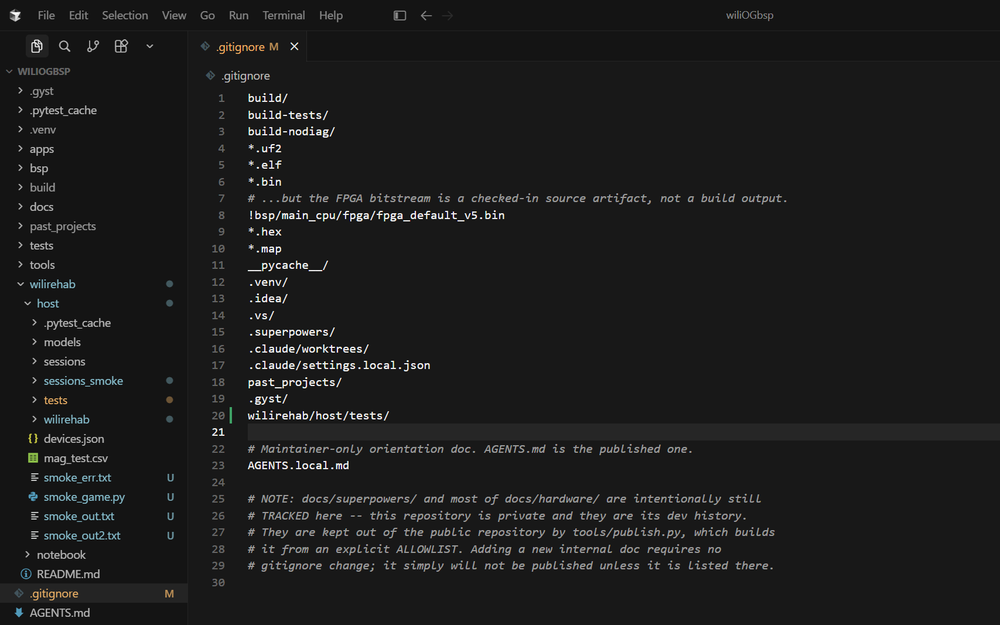
#> input picture wilirehab/host/smoke_shot.png, 1000 x 625 px, shrunk from 1707 x 1067 before the run
$ python -i og_theme.py   (imports and definitions only)
#> lines starting #> are read from the running program, lines starting #| are printed output that depends on the picture
#> further down, picture is the input picture: PIL image 1000x625 RGBA; mean R, G, B, A 28, 28.1, 28.1, 255
"""Colours for the OG screen: a dark theme and a light one.

The dark values are the ones in ui.py (the PC windows); a test keeps them equal, so the
OG and the laptop look like one product. This module does not import ui because ui needs
Tk, and the OG screen is drawn with Pillow only.

The games are drawn by the PC window in dark colours only. `light_variant` turns such a
picture into a light one for the OG: it inverts the brightness and turns the hue back, so
a dark panel becomes a light one while red stays red and blue stays blue. It is an
approximation (a bright ball becomes a dark ball), not a second palette.
"""
from __future__ import annotations

from dataclasses import dataclass

from PIL import Image, ImageOps


@dataclass(frozen=True)
class Theme:
    name: str
    bg: str
    surface: str
    surface_top: str      # the lit top edge of a panel
    raised: str           # selected rows
    line: str             # hairlines
    fg: str
    dim: str
    faint: str
    accent: str


DARK = Theme("dark", bg="#0b0e12", surface="#12171d", surface_top="#181f27", raised="#1d252e",
             line="#2a343f", fg="#e8ecf1", dim="#8b95a1", faint="#5a6572", accent="#5ba4b0")

LIGHT = Theme("light", bg="#f1f4f8", surface="#ffffff", surface_top="#ffffff", raised="#e3e9f0",
              line="#c9d2dc", fg="#14181d", dim="#56616d", faint="#8a95a1", accent="#2b7a88")

THEMES = {"dark": DARK, "light": LIGHT}


def other(name: str) -> str:
    """The theme to switch to from `name`."""
    return "light" if name == "dark" else "dark"


def rgb(hex_color: str) -> tuple:
    h = hex_color.lstrip("#")
    return int(h[0:2], 16), int(h[2:4], 16), int(h[4:6], 16)


def mix(a: str, b: str, t: float) -> str:
    """Colour a at t=0 fading to colour b at t=1 (same as ui.mix)."""
    t = max(0.0, min(1.0, t))
    ra, ga, ba = rgb(a)
    rb, gb, bb = rgb(b)
    return "#%02x%02x%02x" % (round(ra + (rb - ra) * t), round(ga + (gb - ga) * t),
                              round(ba + (bb - ba) * t))


def light_variant(img: Image.Image) -> Image.Image:
    """A light version of a dark picture: brightness inverted, hue kept."""
    inverted = ImageOps.invert(img.convert("RGB"))
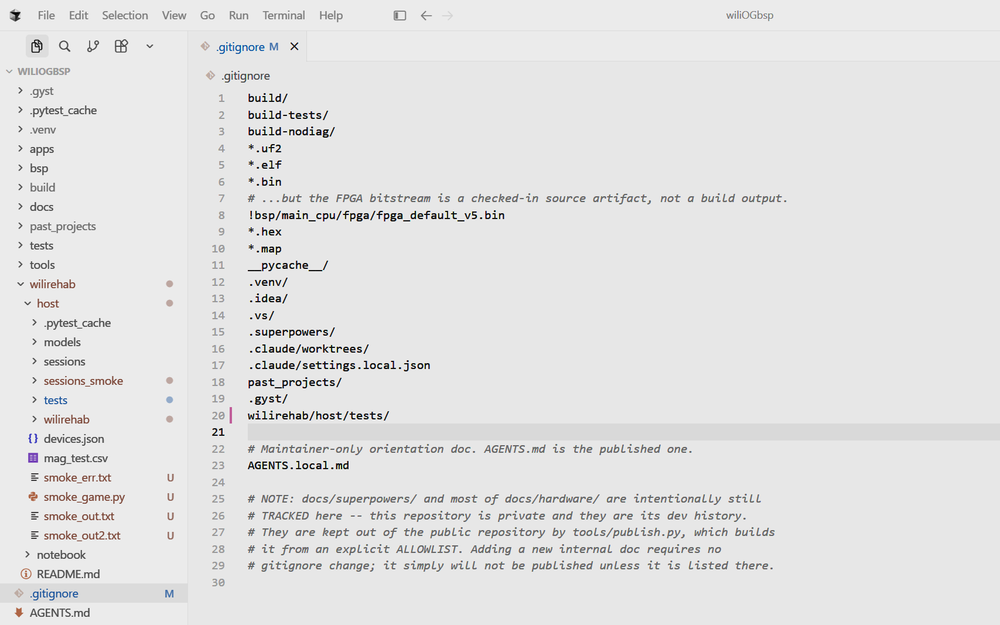
#> inverted: PIL image 1000x625 RGB; mean R, G, B 227, 226.9, 226.9
    h, s, v = inverted.convert("HSV").split()
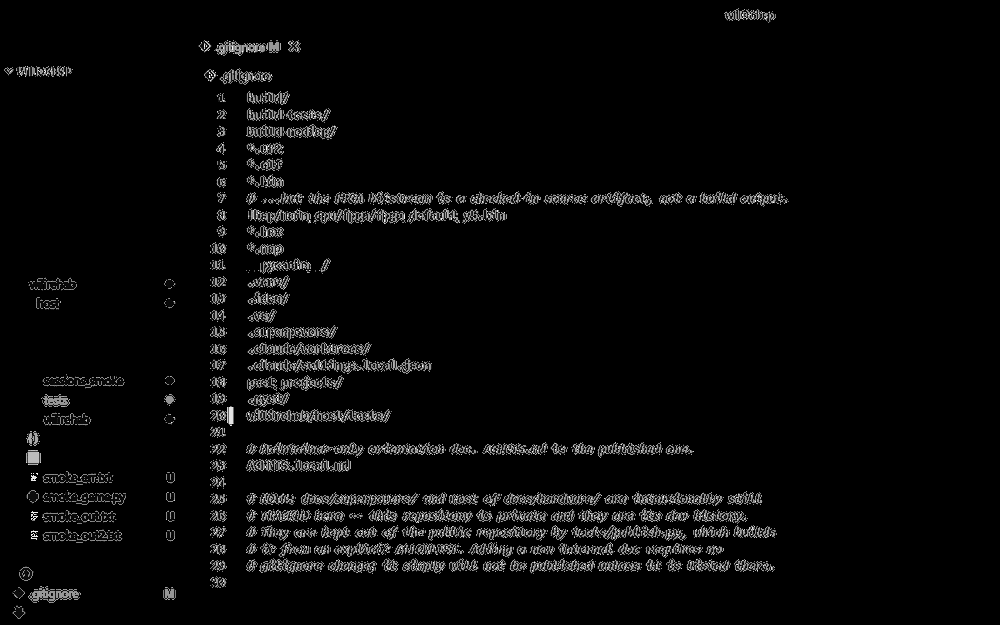
#> h: PIL image 1000x625 L; min 0, max 253, mean 8.3
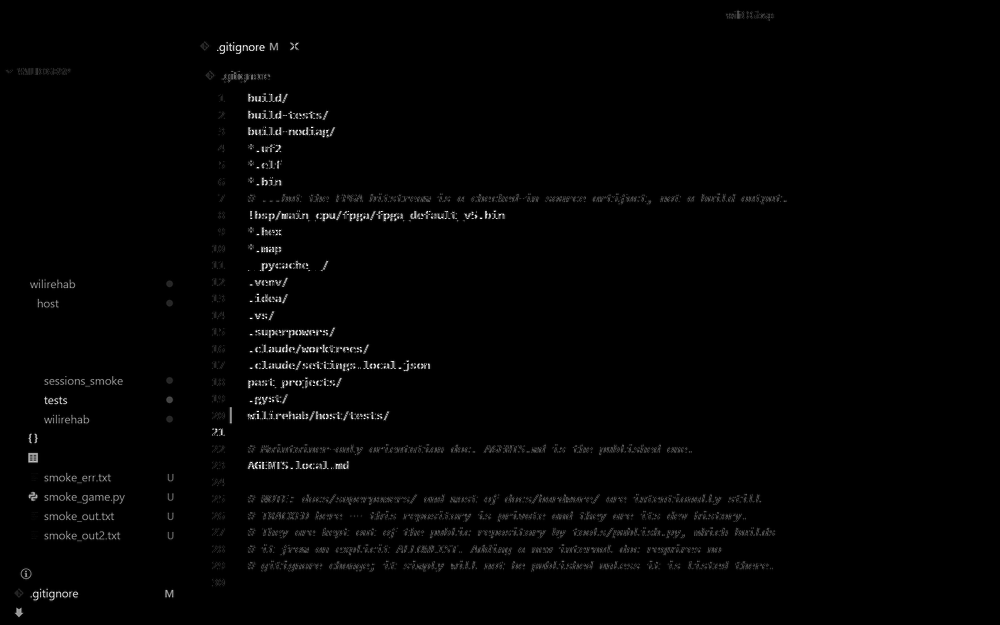
#> s: PIL image 1000x625 L; min 0, max 255, mean 2.9
    h = h.point(lambda x: (x + 128) % 256)          # inverting a colour also turns its hue
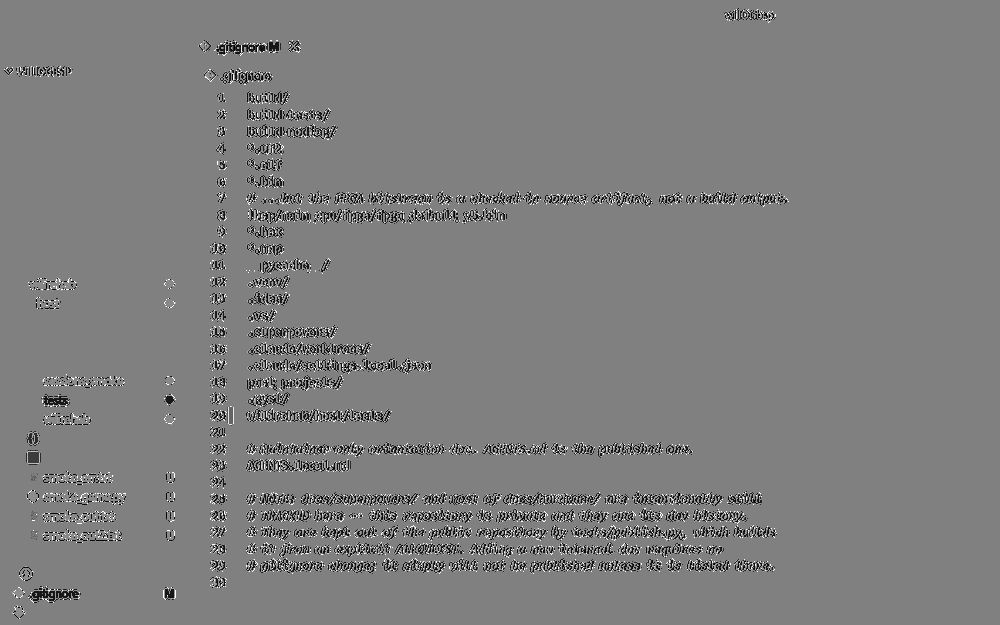
#> h: PIL image 1000x625 L; min 0, max 255, mean 126.1
    return Image.merge("HSV", (h, s, v)).convert("RGB")

>>> from PIL import Image
>>> picture = Image.open('../smoke_shot.png')
>>> result = light_variant(picture)
